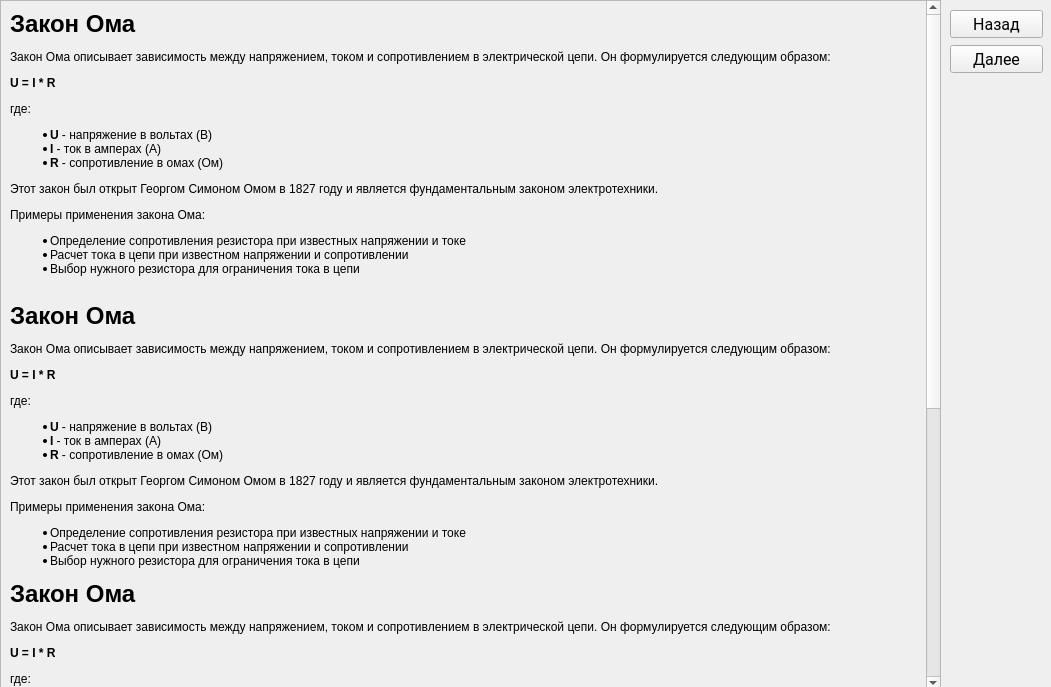
<?xml version="1.0" encoding="UTF-8"?>
<ui version="4.0">
 <class>MainWindow</class>
 <widget class="QMainWindow" name="MainWindow">
  <property name="geometry">
   <rect>
    <x>0</x>
    <y>0</y>
    <width>1051</width>
    <height>687</height>
   </rect>
  </property>
  <property name="windowTitle">
   <string>Закон Ома</string>
  </property>
  <widget class="QWidget" name="centralwidget">
   <widget class="QScrollArea" name="scrollArea">
    <property name="geometry">
     <rect>
      <x>0</x>
      <y>0</y>
      <width>941</width>
      <height>691</height>
     </rect>
    </property>
    <property name="widgetResizable">
     <bool>true</bool>
    </property>
    <widget class="QWidget" name="scrollAreaWidgetContents">
     <property name="geometry">
      <rect>
       <x>0</x>
       <y>0</y>
       <width>918</width>
       <height>1266</height>
      </rect>
     </property>
     <layout class="QVBoxLayout" name="verticalLayout_2">
      <item>
       <widget class="QLabel" name="label">
        <property name="text">
         <string>&lt;html&gt;&lt;head/&gt;&lt;body&gt;&lt;p&gt;&lt;span style=&quot; font-size:xx-large; font-weight:600;&quot;&gt;Закон Ома&lt;/span&gt;&lt;/p&gt;&lt;p&gt;Закон Ома описывает зависимость между напряжением, током и сопротивлением в электрической цепи. Он формулируется следующим образом: &lt;/p&gt;&lt;p&gt;&lt;span style=&quot; font-weight:600;&quot;&gt;U = I * R&lt;/span&gt;&lt;/p&gt;&lt;p&gt;где: &lt;/p&gt;&lt;ul style=&quot;margin-top: 0px; margin-bottom: 0px; margin-left: 0px; margin-right: 0px; -qt-list-indent: 1;&quot;&gt;&lt;li style=&quot; margin-top:12px; margin-bottom:0px; margin-left:0px; margin-right:0px; -qt-block-indent:0; text-indent:0px;&quot;&gt;&lt;span style=&quot; font-weight:600;&quot;&gt;U&lt;/span&gt; - напряжение в вольтах (В) &lt;/li&gt;&lt;li style=&quot; margin-top:0px; margin-bottom:0px; margin-left:0px; margin-right:0px; -qt-block-indent:0; text-indent:0px;&quot;&gt;&lt;span style=&quot; font-weight:600;&quot;&gt;I&lt;/span&gt; - ток в амперах (А) &lt;/li&gt;&lt;li style=&quot; margin-top:0px; margin-bottom:12px; margin-left:0px; margin-right:0px; -qt-block-indent:0; text-indent:0px;&quot;&gt;&lt;span style=&quot; font-weight:600;&quot;&gt;R&lt;/span&gt; - сопротивление в омах (Ом) &lt;/li&gt;&lt;/ul&gt;&lt;p&gt;Этот закон был открыт Георгом Симоном Омом в 1827 году и является фундаментальным законом электротехники. &lt;/p&gt;&lt;p&gt;Примеры применения закона Ома: &lt;/p&gt;&lt;ul style=&quot;margin-top: 0px; margin-bottom: 0px; margin-left: 0px; margin-right: 0px; -qt-list-indent: 1;&quot;&gt;&lt;li style=&quot; margin-top:12px; margin-bottom:0px; margin-left:0px; margin-right:0px; -qt-block-indent:0; text-indent:0px;&quot;&gt;Определение сопротивления резистора при известных напряжении и токе &lt;/li&gt;&lt;li style=&quot; margin-top:0px; margin-bottom:0px; margin-left:0px; margin-right:0px; -qt-block-indent:0; text-indent:0px;&quot;&gt;Расчет тока в цепи при известном напряжении и сопротивлении &lt;/li&gt;&lt;li style=&quot; margin-top:0px; margin-bottom:12px; margin-left:0px; margin-right:0px; -qt-block-indent:0; text-indent:0px;&quot;&gt;Выбор нужного резистора для ограничения тока в цепи &lt;br/&gt;&lt;/li&gt;&lt;/ul&gt;&lt;p&gt;&lt;span style=&quot; font-size:xx-large; font-weight:600;&quot;&gt;Закон Ома&lt;/span&gt;&lt;/p&gt;&lt;p&gt;Закон Ома описывает зависимость между напряжением, током и сопротивлением в электрической цепи. Он формулируется следующим образом: &lt;/p&gt;&lt;p&gt;&lt;span style=&quot; font-weight:600;&quot;&gt;U = I * R&lt;/span&gt;&lt;/p&gt;&lt;p&gt;где: &lt;/p&gt;&lt;ul style=&quot;margin-top: 0px; margin-bottom: 0px; margin-left: 0px; margin-right: 0px; -qt-list-indent: 1;&quot;&gt;&lt;li style=&quot; margin-top:12px; margin-bottom:0px; margin-left:0px; margin-right:0px; -qt-block-indent:0; text-indent:0px;&quot;&gt;&lt;span style=&quot; font-weight:600;&quot;&gt;U&lt;/span&gt; - напряжение в вольтах (В) &lt;/li&gt;&lt;li style=&quot; margin-top:0px; margin-bottom:0px; margin-left:0px; margin-right:0px; -qt-block-indent:0; text-indent:0px;&quot;&gt;&lt;span style=&quot; font-weight:600;&quot;&gt;I&lt;/span&gt; - ток в амперах (А) &lt;/li&gt;&lt;li style=&quot; margin-top:0px; margin-bottom:12px; margin-left:0px; margin-right:0px; -qt-block-indent:0; text-indent:0px;&quot;&gt;&lt;span style=&quot; font-weight:600;&quot;&gt;R&lt;/span&gt; - сопротивление в омах (Ом) &lt;/li&gt;&lt;/ul&gt;&lt;p&gt;Этот закон был открыт Георгом Симоном Омом в 1827 году и является фундаментальным законом электротехники. &lt;/p&gt;&lt;p&gt;Примеры применения закона Ома: &lt;/p&gt;&lt;ul style=&quot;margin-top: 0px; margin-bottom: 0px; margin-left: 0px; margin-right: 0px; -qt-list-indent: 1;&quot;&gt;&lt;li style=&quot; margin-top:12px; margin-bottom:0px; margin-left:0px; margin-right:0px; -qt-block-indent:0; text-indent:0px;&quot;&gt;Определение сопротивления резистора при известных напряжении и токе &lt;/li&gt;&lt;li style=&quot; margin-top:0px; margin-bottom:0px; margin-left:0px; margin-right:0px; -qt-block-indent:0; text-indent:0px;&quot;&gt;Расчет тока в цепи при известном напряжении и сопротивлении &lt;/li&gt;&lt;li style=&quot; margin-top:0px; margin-bottom:12px; margin-left:0px; margin-right:0px; -qt-block-indent:0; text-indent:0px;&quot;&gt;Выбор нужного резистора для ограничения тока в цепи &lt;/li&gt;&lt;/ul&gt;&lt;p&gt;&lt;span style=&quot; font-size:xx-large; font-weight:600;&quot;&gt;Закон Ома&lt;/span&gt;&lt;/p&gt;&lt;p&gt;Закон Ома описывает зависимость между напряжением, током и сопротивлением в электрической цепи. Он формулируется следующим образом: &lt;/p&gt;&lt;p&gt;&lt;span style=&quot; font-weight:600;&quot;&gt;U = I * R&lt;/span&gt;&lt;/p&gt;&lt;p&gt;где: &lt;/p&gt;&lt;ul style=&quot;margin-top: 0px; margin-bottom: 0px; margin-left: 0px; margin-right: 0px; -qt-list-indent: 1;&quot;&gt;&lt;li style=&quot; margin-top:12px; margin-bottom:0px; margin-left:0px; margin-right:0px; -qt-block-indent:0; text-indent:0px;&quot;&gt;&lt;span style=&quot; font-weight:600;&quot;&gt;U&lt;/span&gt; - напряжение в вольтах (В) &lt;/li&gt;&lt;li style=&quot; margin-top:0px; margin-bottom:0px; margin-left:0px; margin-right:0px; -qt-block-indent:0; text-indent:0px;&quot;&gt;&lt;span style=&quot; font-weight:600;&quot;&gt;I&lt;/span&gt; - ток в амперах (А) &lt;/li&gt;&lt;li style=&quot; margin-top:0px; margin-bottom:12px; margin-left:0px; margin-right:0px; -qt-block-indent:0; text-indent:0px;&quot;&gt;&lt;span style=&quot; font-weight:600;&quot;&gt;R&lt;/span&gt; - сопротивление в омах (Ом) &lt;/li&gt;&lt;/ul&gt;&lt;p&gt;Этот закон был открыт Георгом Симоном Омом в 1827 году и является фундаментальным законом электротехники. &lt;/p&gt;&lt;p&gt;Примеры применения закона Ома: &lt;/p&gt;&lt;ul style=&quot;margin-top: 0px; margin-bottom: 0px; margin-left: 0px; margin-right: 0px; -qt-list-indent: 1;&quot;&gt;&lt;li style=&quot; margin-top:12px; margin-bottom:0px; margin-left:0px; margin-right:0px; -qt-block-indent:0; text-indent:0px;&quot;&gt;Определение сопротивления резистора при известных напряжении и токе &lt;/li&gt;&lt;li style=&quot; margin-top:0px; margin-bottom:0px; margin-left:0px; margin-right:0px; -qt-block-indent:0; text-indent:0px;&quot;&gt;Расчет тока в цепи при известном напряжении и сопротивлении &lt;/li&gt;&lt;li style=&quot; margin-top:0px; margin-bottom:12px; margin-left:0px; margin-right:0px; -qt-block-indent:0; text-indent:0px;&quot;&gt;Выбор нужного резистора для ограничения тока в цепи&lt;/li&gt;&lt;li style=&quot;-qt-paragraph-type:empty; margin-top:0px; margin-bottom:12px; margin-left:0px; margin-right:0px; -qt-block-indent:0; text-indent:0px;&quot;&gt;&lt;br/&gt;&lt;/li&gt;&lt;/ul&gt;&lt;p&gt;&lt;span style=&quot; font-size:xx-large; font-weight:600;&quot;&gt;Закон Ома&lt;/span&gt;&lt;/p&gt;&lt;p&gt;Закон Ома описывает зависимость между напряжением, током и сопротивлением в электрической цепи. Он формулируется следующим образом: &lt;/p&gt;&lt;p&gt;&lt;span style=&quot; font-weight:600;&quot;&gt;U = I * R&lt;/span&gt;&lt;/p&gt;&lt;p&gt;где: &lt;/p&gt;&lt;ul style=&quot;margin-top: 0px; margin-bottom: 0px; margin-left: 0px; margin-right: 0px; -qt-list-indent: 1;&quot;&gt;&lt;li style=&quot; margin-top:12px; margin-bottom:0px; margin-left:0px; margin-right:0px; -qt-block-indent:0; text-indent:0px;&quot;&gt;&lt;span style=&quot; font-weight:600;&quot;&gt;U&lt;/span&gt; - напряжение в вольтах (В) &lt;/li&gt;&lt;li style=&quot; margin-top:0px; margin-bottom:0px; margin-left:0px; margin-right:0px; -qt-block-indent:0; text-indent:0px;&quot;&gt;&lt;span style=&quot; font-weight:600;&quot;&gt;I&lt;/span&gt; - ток в амперах (А) &lt;/li&gt;&lt;li style=&quot; margin-top:0px; margin-bottom:12px; margin-left:0px; margin-right:0px; -qt-block-indent:0; text-indent:0px;&quot;&gt;&lt;span style=&quot; font-weight:600;&quot;&gt;R&lt;/span&gt; - сопротивление в омах (Ом) &lt;/li&gt;&lt;/ul&gt;&lt;p&gt;Этот закон был открыт Георгом Симоном Омом в 1827 году и является фундаментальным законом электротехники. &lt;/p&gt;&lt;p&gt;Примеры применения закона Ома: &lt;/p&gt;&lt;ul style=&quot;margin-top: 0px; margin-bottom: 0px; margin-left: 0px; margin-right: 0px; -qt-list-indent: 1;&quot;&gt;&lt;li style=&quot; margin-top:12px; margin-bottom:0px; margin-left:0px; margin-right:0px; -qt-block-indent:0; text-indent:0px;&quot;&gt;Определение сопротивления резистора при известных напряжении и токе &lt;/li&gt;&lt;li style=&quot; margin-top:0px; margin-bottom:0px; margin-left:0px; margin-right:0px; -qt-block-indent:0; text-indent:0px;&quot;&gt;Расчет тока в цепи при известном напряжении и сопротивлении &lt;/li&gt;&lt;li style=&quot; margin-top:0px; margin-bottom:12px; margin-left:0px; margin-right:0px; -qt-block-indent:0; text-indent:0px;&quot;&gt;Выбор нужного резистора для ограничения тока в цепи &lt;/li&gt;&lt;/ul&gt;&lt;/body&gt;&lt;/html&gt;</string>
        </property>
        <property name="wordWrap">
         <bool>true</bool>
        </property>
       </widget>
      </item>
     </layout>
    </widget>
   </widget>
   <widget class="QPushButton" name="buttonForward">
    <property name="geometry">
     <rect>
      <x>950</x>
      <y>45</y>
      <width>93</width>
      <height>28</height>
     </rect>
    </property>
    <property name="font">
     <font>
      <family>Roboto</family>
      <pointsize>12</pointsize>
     </font>
    </property>
    <property name="text">
     <string>Далее</string>
    </property>
   </widget>
   <widget class="QPushButton" name="buttonBack">
    <property name="geometry">
     <rect>
      <x>950</x>
      <y>10</y>
      <width>93</width>
      <height>28</height>
     </rect>
    </property>
    <property name="font">
     <font>
      <family>Roboto</family>
      <pointsize>12</pointsize>
     </font>
    </property>
    <property name="text">
     <string>Назад</string>
    </property>
   </widget>
  </widget>
 </widget>
 <resources>
  <include location="resources.qrc"/>
 </resources>
 <connections/>
</ui>
